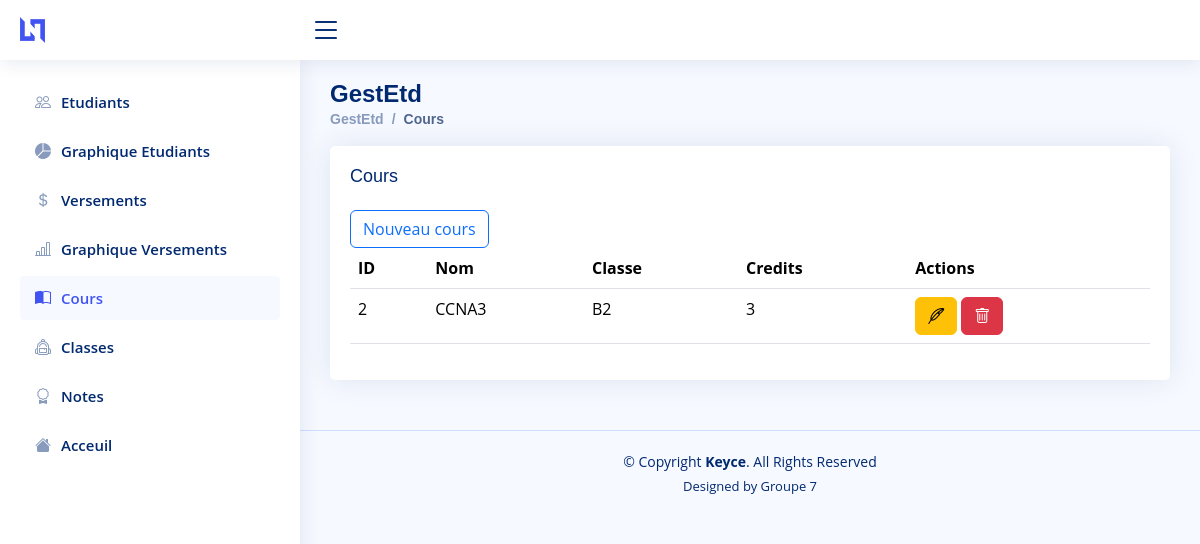
Screenshot of /cours.php with the database file from the repository.
### tables this page shows
CREATE TABLE IF NOT EXISTS `cours` (
  `id` int NOT NULL AUTO_INCREMENT,
  `nom` varchar(45) NOT NULL,
  `niveau` varchar(45) DEFAULT NULL,
  `credit` int DEFAULT NULL,
  `create_at` timestamp NOT NULL DEFAULT CURRENT_TIMESTAMP,
  `update_at` timestamp NOT NULL DEFAULT CURRENT_TIMESTAMP ON UPDATE CURRENT_TIMESTAMP,
  PRIMARY KEY (`id`)
);

### cours.php (the view, shortened to what this page needs)
<?php
$database = new Database();
$conn = $database->getConnection();
if ($conn) {
    $sql = "SELECT * FROM cours";
    $stmt = $conn->prepare($sql);
    $stmt->execute();
    $result = $stmt->fetchAll(PDO::FETCH_ASSOC);
} else {
    die("Échec de la connexion à la base de données.");
}
?>
<!DOCTYPE html>
<html lang="en">
<head>
  <link href="assets/vendor/bootstrap/css/bootstrap.min.css" rel="stylesheet">
  <link href="assets/vendor/bootstrap-icons/bootstrap-icons.css" rel="stylesheet">
  <link href="assets/css/style.css" rel="stylesheet">
</head>
<body>
  <header id="header" class="header fixed-top d-flex align-items-center">
    <div class="d-flex align-items-center justify-content-between">
      <a href="index.html" class="logo d-flex align-items-center">
        <img src="assets/img/logo.png" alt="">
      </a>
      <i class="bi bi-list toggle-sidebar-btn"></i>
    </div>
  </header>
  <aside id="sidebar" class="sidebar">
    <ul class="sidebar-nav" id="sidebar-nav">
      <li class="nav-item">
        <a class="nav-link collapsed" href="etd.php">
          <i class="bi bi-people"></i><span>Etudiants</span>
        </a>
      </li>
      <li class="nav-item">
        <a class="nav-link collapsed" href="chartetd.php">
        <i class="bi bi-pie-chart-fill"></i><span>Graphique Etudiants</span>
        </a>
      </li>
      <li class="nav-item">
        <a class="nav-link collapsed" href="vers.php">
          <i class="bi bi-currency-dollar"></i><span>Versements</span>
        </a>
      </li>
      <li class="nav-item">
        <a class="nav-link collapsed" href="chart.php">
        <i class="bi bi-bar-chart-line"></i><span>Graphique Versements</span>
        </a>
      </li>
      <li class="nav-item">
        <a class="nav-link" href="cours.php">
        <i class="bi bi-book-half"></i><span>Cours</span>
        </a>
      </li>
      <li class="nav-item">
        <a class="nav-link collapsed" href="classes.php">
        <i class="bi bi-backpack2"></i><span>Classes</span>
        </a>
      </li>
      <li class="nav-item">
        <a class="nav-link collapsed" href="selectcls.php">
        <i class="bi bi-award"></i><span>Notes</span>
        </a>
      </li>
      <li class="nav-item">
        <a class="nav-link collapsed" href="logout.php">
          <i class="bi bi-house-fill"></i>
          <span>Acceuil</span>
        </a>
      </li>
    </ul>
  </aside>
  <main id="main" class="main">
    <div class="pagetitle">
      <h1>GestEtd</h1>
      <nav>
        <ol class="breadcrumb">
          <li class="breadcrumb-item"><a href="etd.php">GestEtd</a></li>
          <li class="breadcrumb-item active">Cours</li>
        </ol>
      </nav>
    </div>
    <section class="section">
      <div class="row">
        <div class="col-lg-12">
          <div class="card">
            <div class="card-body">
              <h5 class="card-title">Cours</h5>
              <button onclick="window.location.href='coursform.php';" type="button" class="btn btn-outline-primary">Nouveau cours</button>
              <table class="table datatable">
                <thead>
                  <tr>
                    <th>ID</th>
                    <th>Nom</th>
                    <th>Classe</th>
                    <th>Credits</th>
                    <th>Actions</th>
                  </tr>
                </thead>
                <tbody>
                  <?php foreach ($result as $etudiants): ?>
                    <tr>
                      <td><?= htmlspecialchars($etudiants['id'] ?? '') ?></td>
                      <td><?= htmlspecialchars($etudiants['nom'] ?? 'Inconnu') ?></td>
                      <td><?= htmlspecialchars($etudiants['niveau'] ?? 'Inconnu') ?></td>
                      <td><?= htmlspecialchars($etudiants['credit'] ?? '') ?></td>
                      <td>
                          <a href="modifcours.php?id=<?= urlencode($etudiants['id']) ?>" class="btn btn-warning"><i class="bi bi-feather"></i></a>
                          <a href="supprimercours.php?id=<?= urlencode($etudiants['id']) ?>" class="btn btn-danger" onclick="return confirm('Êtes-vous sûr de vouloir supprimer ce cours ?')"><i class="bi bi-trash"></i></a>
                      </td>
                    </tr>
                  <?php endforeach; ?>
                </tbody>
              </table>
            </div>
          </div>
        </div>
      </div>
    </section>
  </main>
  <footer id="footer" class="footer">
    <div class="copyright">
      &copy; Copyright <strong><span>Keyce</span></strong>. All Rights Reserved
    </div>
    <div class="credits">
      Designed by Groupe 7
    </div>
  </footer>
</body>
</html>

### assets/css/style.css (style rules this page uses)
:root { scroll-behavior: smooth; }
body { font-family: "Open Sans", sans-serif; background: #f6f9ff; color: #444444; }
a { color: #4154f1; text-decoration: none; }
h1, h2, h3, h4, h5, h6 { font-family: "Nunito", sans-serif; }
#main { margin-top: 60px; padding: 20px 30px; transition: all 0.3s; }
.pagetitle { margin-bottom: 10px; }
.pagetitle h1 { font-size: 24px; margin-bottom: 0; font-weight: 600; color: #012970; }
.card { margin-bottom: 30px; border: none; border-radius: 5px; box-shadow: 0px 0 30px rgba(1, 41, 112, 0.1); }
.card-title { padding: 20px 0 15px 0; font-size: 18px; font-weight: 500; color: #012970; font-family: "Poppins", sans-serif; }
.card-body { padding: 0 20px 20px 20px; }
.breadcrumb { font-size: 14px; font-family: "Nunito", sans-serif; color: #899bbd; font-weight: 600; }
.breadcrumb a { color: #899bbd; transition: 0.3s; }
.breadcrumb .breadcrumb-item::before { color: #899bbd; }
.breadcrumb .active { color: #51678f; font-weight: 600; }
.logo { line-height: 1; }
@media (min-width: 1200px) { .logo { width: 280px; } }
.logo img { max-height: 26px; margin-right: 6px; }
.header { transition: all 0.5s; z-index: 997; height: 60px; box-shadow: 0px 2px 20px rgba(1, 41, 112, 0.1); background-color: #fff; padding-left: 20px; }
.header .toggle-sidebar-btn { font-size: 32px; padding-left: 10px; cursor: pointer; color: #012970; }
.sidebar { position: fixed; top: 60px; left: 0; bottom: 0; width: 300px; z-index: 996; transition: all 0.3s; padding: 20px; overflow-y: auto; scrollbar-width: thin; scrollbar-color: #aab7cf transparent; box-shadow: 0px 0px 20px rgba(1, 41, 112, 0.1); background-color: #fff; }
@media (min-width: 1200px) { #main, #footer { margin-left: 300px; } }
.sidebar-nav { padding: 0; margin: 0; list-style: none; }
.sidebar-nav li { padding: 0; margin: 0; list-style: none; }
.sidebar-nav .nav-item { margin-bottom: 5px; }
.sidebar-nav .nav-link { display: flex; align-items: center; font-size: 15px; font-weight: 600; color: #4154f1; transition: 0.3; background: #f6f9ff; padding: 10px 15px; border-radius: 4px; }
.sidebar-nav .nav-link i { font-size: 16px; margin-right: 10px; color: #4154f1; }
.sidebar-nav .nav-link.collapsed { color: #012970; background: #fff; }
.sidebar-nav .nav-link.collapsed i { color: #899bbd; }
.footer { padding: 20px 0; font-size: 14px; transition: all 0.3s; border-top: 1px solid #cddfff; }
.footer .copyright { text-align: center; color: #012970; }
.footer .credits { padding-top: 5px; text-align: center; font-size: 13px; color: #012970; }

### rows the page displays
cours: id "2", nom "CCNA3", niveau "B2", credit "3"
